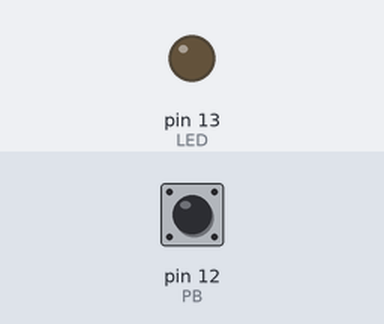
A sketch run on a simulated Arduino Uno, built with avr-gcc and run on an emulated ATmega328P. Shown: output pins drawn as LEDs (lit = HIGH). The test bench sets the inputs (shaded band); at power-on: pin 12 (PB) HIGH.

Above: at 1.2 s.
1.3 s: pin 12 (PB) pulled LOW for 0.15 s
At 2.5 s:
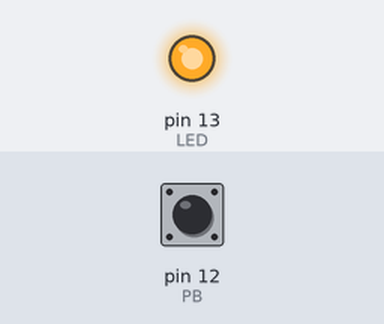
2.9 s: pin 12 (PB) pulled LOW for 1 s
At 5.0 s:
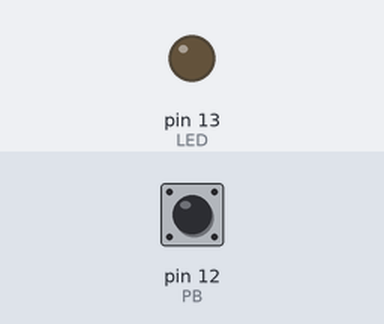
5.9 s: pin 12 (PB) pulled LOW for 3.2 s
At 7.4 s:
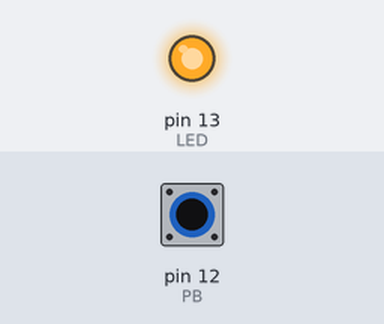
Timing chart, 0 to 8.9 s (numbered marks = the images above; inputs shaded):
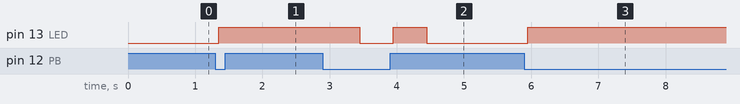

The sketch:

fsm_state_based_fixed.ino
```cpp
// Canvas assignment "FSM State Based Reasoning": the given code, corrected. The 8 bugs are marked FIX.
const int LED = 13;
const int PB = 12;
const unsigned long TIMEOUT = 2000;          // FIX 1: TIMEOUT was never defined
enum class State { IDLE, ACTIVE, BLINK };
State currentState = State::IDLE;
unsigned long initialTime = 0;
unsigned long lastBlink = 0;

// ---- debounced button: true once per valid press ----
const unsigned long DEBOUNCE_DELAY = 50;
int buttonState = HIGH, lastReading = HIGH;
unsigned long lastDebounceTime = 0;
int debouncingButton(int pin) {
  int reading = digitalRead(pin);
  int pressed = 0;
  if (reading != lastReading) lastDebounceTime = millis();
  if (millis() - lastDebounceTime > DEBOUNCE_DELAY && reading != buttonState) {
    buttonState = reading;
    if (buttonState == LOW) pressed = 1;
  }
  lastReading = reading;
  return pressed;
}

// FIX 2: debouncingButton() was called but never written (above: the lecture's debounce, returns 1 once per press)

// ============= Actions =========
void turnOff()   { digitalWrite(LED, LOW); }
void turnOn()    { digitalWrite(LED, HIGH); }          // FIX 3: was declared turnON but called turnOn (C++ is case-sensitive)
void updateLED() { digitalWrite(LED, !digitalRead(LED)); }
void blink() {
  unsigned long now = millis();
  if (now - lastBlink >= 500) { updateLED(); lastBlink = now; }
}

void setup() {
  pinMode(LED, OUTPUT);
  pinMode(PB, INPUT_PULLUP);
  turnOff();
}

void loop() {
  int pressed = debouncingButton(PB);
  switch (currentState) {                              // FIX 4: the '{' after switch(...) was missing
    case State::IDLE:
      if (pressed == 1) { turnOn(); currentState = State::ACTIVE; }
      break;
    case State::ACTIVE:
      if (pressed == 1) {
        currentState = State::BLINK;
        initialTime = millis();                        // FIX 5: was 'intialTime' (typo)
        lastBlink = initialTime;                       // FIX 6: start the blink timer when entering BLINK (blink() call here did nothing useful)
      }
      break;
    case State::BLINK: {                               // FIX 7: braces needed: a variable ('now') cannot be declared directly under a case label
      unsigned long now = millis();
      if (now - initialTime < TIMEOUT && pressed == 0) {
        blink();
      } else {
        turnOff();
        currentState = State::IDLE;
      }
      break;
    }
  }                                                    // FIX 8: closing brace of the switch
}
```

Measured:
- after the input at 1.3 s, pin 13 (LED): LOW → HIGH after 0.05 s
- after the input at 2.9 s, pin 13 (LED): HIGH → LOW after 0.55 s, → HIGH 0.50 s later, → LOW 0.50 s later
- after the input at 5.9 s, pin 13 (LED): LOW → HIGH after 0.05 s
